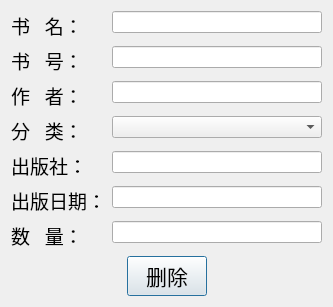
<?xml version="1.0" encoding="UTF-8"?>
<ui version="4.0">
 <class>Dialog</class>
 <widget class="QDialog" name="Dialog">
  <property name="geometry">
   <rect>
    <x>0</x>
    <y>0</y>
    <width>333</width>
    <height>265</height>
   </rect>
  </property>
  <property name="windowTitle">
   <string>删除书籍</string>
  </property>
  <property name="windowIcon">
   <iconset>
    <normaloff>../../LibraryManageDesktopApp-master/LibraryManageDesktopApp-master/images/MainWindow_1.png</normaloff>../../LibraryManageDesktopApp-master/LibraryManageDesktopApp-master/images/MainWindow_1.png</iconset>
  </property>
  <layout class="QGridLayout" name="gridLayout">
   <item row="0" column="0">
    <layout class="QFormLayout" name="formLayout_2">
     <item row="0" column="0">
      <widget class="QLabel" name="bookNameLabel">
       <property name="font">
        <font>
         <family>Agency FB</family>
         <pointsize>14</pointsize>
        </font>
       </property>
       <property name="text">
        <string>书   名：</string>
       </property>
      </widget>
     </item>
     <item row="1" column="0">
      <widget class="QLabel" name="bookIdLabel">
       <property name="font">
        <font>
         <family>Agency FB</family>
         <pointsize>14</pointsize>
        </font>
       </property>
       <property name="text">
        <string>书   号：</string>
       </property>
      </widget>
     </item>
     <item row="2" column="0">
      <widget class="QLabel" name="authNameLabel">
       <property name="font">
        <font>
         <family>Agency FB</family>
         <pointsize>14</pointsize>
        </font>
       </property>
       <property name="text">
        <string>作   者：</string>
       </property>
      </widget>
     </item>
     <item row="2" column="1">
      <widget class="QLineEdit" name="authNameEdit">
       <property name="maxLength">
        <number>20</number>
       </property>
      </widget>
     </item>
     <item row="3" column="0">
      <widget class="QLabel" name="categoryLabel">
       <property name="maximumSize">
        <size>
         <width>169</width>
         <height>16777215</height>
        </size>
       </property>
       <property name="font">
        <font>
         <family>Agency FB</family>
         <pointsize>14</pointsize>
        </font>
       </property>
       <property name="text">
        <string>分   类：</string>
       </property>
      </widget>
     </item>
     <item row="3" column="1">
      <widget class="QComboBox" name="categoryComboBox"/>
     </item>
     <item row="4" column="0">
      <widget class="QLabel" name="publisherLabel">
       <property name="font">
        <font>
         <family>Agency FB</family>
         <pointsize>14</pointsize>
        </font>
       </property>
       <property name="text">
        <string>出版社：</string>
       </property>
      </widget>
     </item>
     <item row="4" column="1">
      <widget class="QLineEdit" name="publisherEdit">
       <property name="maxLength">
        <number>20</number>
       </property>
      </widget>
     </item>
     <item row="5" column="0">
      <widget class="QLabel" name="publishDateLabel">
       <property name="font">
        <font>
         <family>Agency FB</family>
         <pointsize>14</pointsize>
        </font>
       </property>
       <property name="text">
        <string>出版日期：</string>
       </property>
      </widget>
     </item>
     <item row="5" column="1">
      <widget class="QLineEdit" name="publishTime"/>
     </item>
     <item row="6" column="0">
      <widget class="QLabel" name="addNumLabel">
       <property name="font">
        <font>
         <family>Agency FB</family>
         <pointsize>14</pointsize>
        </font>
       </property>
       <property name="text">
        <string>数   量：</string>
       </property>
      </widget>
     </item>
     <item row="6" column="1">
      <widget class="QLineEdit" name="addNumEdit">
       <property name="maxLength">
        <number>12</number>
       </property>
      </widget>
     </item>
     <item row="1" column="1">
      <widget class="QLineEdit" name="bookIdEdit">
       <property name="maxLength">
        <number>6</number>
       </property>
      </widget>
     </item>
     <item row="0" column="1">
      <widget class="QLineEdit" name="bookNameEdit">
       <property name="text">
        <string/>
       </property>
       <property name="maxLength">
        <number>10</number>
       </property>
      </widget>
     </item>
    </layout>
   </item>
   <item row="1" column="0">
    <layout class="QHBoxLayout" name="horizontalLayout_4">
     <item>
      <spacer name="horizontalSpacer_2">
       <property name="orientation">
        <enum>Qt::Horizontal</enum>
       </property>
       <property name="sizeHint" stdset="0">
        <size>
         <width>40</width>
         <height>20</height>
        </size>
       </property>
      </spacer>
     </item>
     <item>
      <widget class="QPushButton" name="addBookButton">
       <property name="font">
        <font>
         <family>Agency FB</family>
         <pointsize>16</pointsize>
        </font>
       </property>
       <property name="text">
        <string>删除</string>
       </property>
      </widget>
     </item>
     <item>
      <spacer name="horizontalSpacer">
       <property name="orientation">
        <enum>Qt::Horizontal</enum>
       </property>
       <property name="sizeHint" stdset="0">
        <size>
         <width>40</width>
         <height>20</height>
        </size>
       </property>
      </spacer>
     </item>
    </layout>
   </item>
  </layout>
 </widget>
 <resources/>
 <connections/>
</ui>
